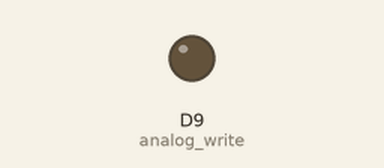
This program was run on a simulated Arduino board driven over Firmata from a computer. Parts: output pins drawn as LEDs (lit = HIGH). What the program prints to the terminal is not drawn. At 5.0 s the program stops and its outputs stay as they are.

Above: at 0.1 s.
At 5.1 s:
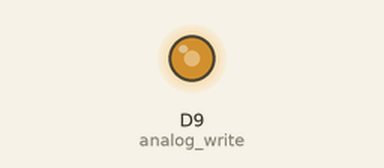
Timing chart, 0 to 6.5 s (numbered marks = the images above):
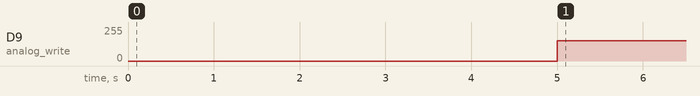

The program:

write_analog_arduino.py
```python
from pyfirmata import Arduino, util

board = Arduino('/dev/ttyUSB0')
it = util.Iterator(board)
it.start()

print('✔ board ready!')

analog_write = board.get_pin('d:9:p')  # d = digital, 9 = pin, p = PWM
analog_write.write(0.6)
```

Measured:
- by itself, D9 (analog_write): 0/255 → 153/255 at 5.0 s
